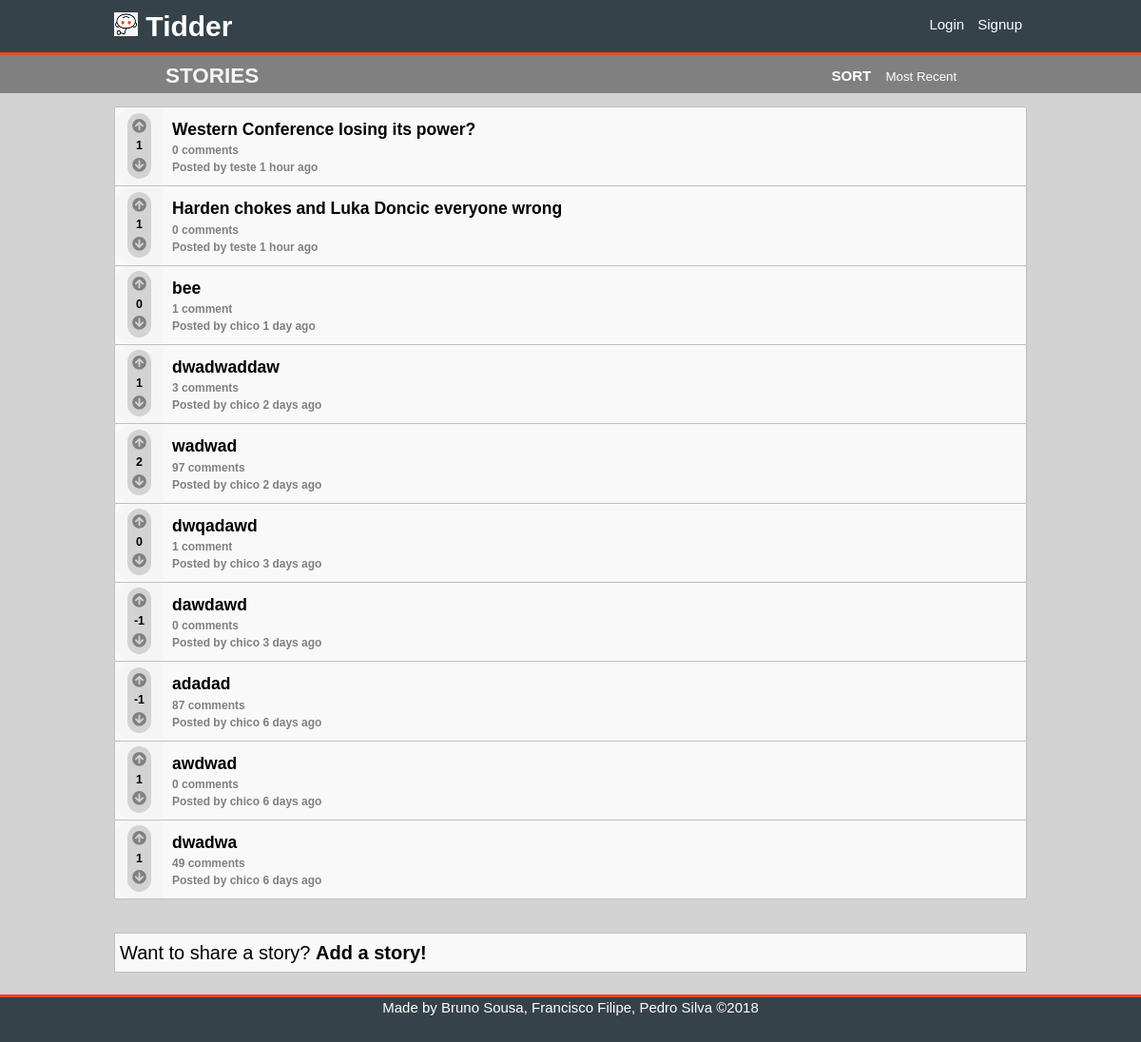
/pages/stories.php, run on the app's committed database.
### tables this page shows
CREATE TABLE opinion (
    opinion_id INTEGER NOT NULL PRIMARY KEY AUTOINCREMENT,
	parent_id INTEGER REFERENCES opinion(opinion_id),
    opinion_title VARCHAR,
    opinion_text VARCHAR NOT NULL,
	posted DATETIME NOT NULL,
    user_id INTEGER NOT NULL REFERENCES user
);

### pages/stories.php (called while the page is built, shortened)
<?php
	include_once('../includes/date.php');
	include_once('../database/db_story.php');
	include_once('../templates/tpl_common.php');
	include_once('../templates/tpl_stories.php');
	$selected = array('false', 'false', 'false', 'false');
	$stories = array_reverse(getAllStories());
	$now = time();
	for($i = 0; $i < count($stories); $i++){
		$stories[$i]['username'] = getUserName($stories[$i]['user_id']);
		$stories[$i]['score'] = getScore($stories[$i]['opinion_id']);
		$stories[$i]['comments']= getNumberComments($stories[$i]['opinion_id']);
	}
	draw_stories($stories,$selected,true);
?>

### database/db_story.php (called while the page is built, shortened)
<?php
	function getAllStories() {
		$db = Database::instance()->db();
		$stmt = $db->prepare('SELECT * FROM opinion WHERE parent_id IS NULL');
		$stmt->execute();
		return $stmt->fetchAll();
	}
?>

### includes/date.php (called while the page is built, shortened)
<?php
	function deltaTime($now, $date){
		$time = strtotime($date);
		$delta = $now - $time;
		if(!floor($delta/86400)){
			$time_word = (floor($delta/3600) == 1 ? ' hour ' : ' hours ');
			return floor($delta/3600).$time_word.'ago';
		}
		if(!floor($delta/2592000)){
			$time_word = (floor($delta/86400) == 1 ? ' day ' : ' days ');
			return floor($delta/86400).$time_word.'ago';
		}
		$time_word = (floor($delta/31104000) == 1 ? ' year ' : ' years ');
		return floor($delta/31104000).$time_word.'ago';
	}
?>

### templates/tpl_stories.php (the view, shortened to what this page needs)
<?php
		function draw_stories($stories, $selected, $not_profile){ ?>
        <section id="stories">
			<header>
			<div class = "container">
				<h2>Stories</h2>
				<form method="post" action="../actions/action_sort_stories.php">
					<label>Sort
						<select name="sort" onchange="this.form.submit()";>
							<option value="0">Most Recent</option>
						</select>
					</label>
				</form >
				</div>
			</header>
		<div class = "container">
			<ol>
			<?php
				foreach($stories as $story)
					draw_story($story);
			?>
			</ol>
		</div>
		<?php if($not_profile){?>
		<footer>
			<p>Want to share a story? <a href="add_story.php">Add a story!</a></p>
		</footer>
		<?php } ?>
		 </section>
		<?php } ?>
	<?php
		function draw_story($story) {
		global $now;
		?>
		<li>
				<article class="story" data-id="<?=$story['opinion_id']?>">
					<div class = "votes-container">
							<div class = "votes">
								<div class="upvote" role="button" data-value="<?=$story['vote']?>"><i class="fas fa-arrow-circle-up"></i></div>
								<h5><?=$story['score']?></h5>
								<div class="downvote" role="button" data-value="<?=$story['vote']?>"><i class="fas fa-arrow-circle-down"></i></div>
							</div>
					</div>
					<div class = "storyinfo">
						<h3><a href="story.php?story_id=<?=$story['opinion_id']?>"><?=$story['opinion_title']?></a></h3>
						<?php if($story['comments'] == 1){ ?>
							<h4><?=$story['comments']?> comment</4>
						<?php } else { ?>
							<h4><?=$story['comments']?> comments</4>
						<?php } ?>
						<h4>Posted by <a href="<?='profile.php?username='.urlencode($story['username'])?>"><?=$story['username']?></a> <?=deltaTime($now, $story['posted'])?></h4>
					</div>
		   </article>
		</li>
    <?php } ?>

### css/style.css (style rules this page uses)
:root { --main-bg-color: #eee; --section-login-bg-color: white; --section-login-border-color: #ddd; --section-login-footer-bg-color: #eef; --button-bg-color: #bbf; --button-hover-bg-color: #aaf; --grey-shade-0: #f9f9f9; --grey-shade-1: #f5f5f5; --grey-shade-2: #d3d3d3; --grey-shade-3: #bebebe; --grey-shade-4: #a9a9a9; --grey-shade-5: #808080; --grey-shade-6: #505050; }
html, body { height: 100%; margin: 0; }
body { font: 15px/1.5 Arial, Helvetica, sans-serif; padding: 0; background-color: var(--grey-shade-2); position: relative; }
.container { width: 80%; margin: 0px auto; overflow: hidden; min-height: 100%; }
body > .wrapper > #stories > header { padding-left: 5%; background-color: var(--grey-shade-5); }
body > .wrapper > #stories > header > .container > h2 { margin: 0; padding-top: 5px; color: var(--grey-shade-1); float: left; text-transform: uppercase; }
body > .wrapper > #stories > header > .container > form { float: right; padding-right: 5%; padding-top: 5px; }
body > .wrapper > #stories > header > .container > form > label { color: white; text-transform: uppercase; font-weight: bold; }
body > .wrapper > #stories > header > .container > form option { background-color: var(--grey-shade-6); }
body > .wrapper > #stories > header > .container > form select { border: none; background-color: inherit; color: white; -webkit-appearance: none; -moz-appearance: none; text-indent: 1px; text-overflow: ''; padding: 10px; }
ol { list-style-type: none; padding: 0; }
article.story { background-color: var(--grey-shade-0); position: relative; min-height: 80px; border-radius: 2px; border: var(--grey-shade-3) 1px solid; margin-top: -1px; }
article.story .votes-container { position: absolute; background-color: var(--grey-shade-1); float: left; width: 50px; bottom: 0.5px; top:0.5px; left:0.5px; border-radius: 15px 0px 0px 15px; }
article.story .votes { background-color: var(--grey-shade-2); width: 50%; margin: 0 auto; margin-top: 5px; display: flex; align-items: center; justify-content: center; flex-direction: column; }
article.story .votes-container h5 { padding: 0; margin: 0; }
article.story .storyinfo { padding: 10px; padding-left: 60px; }
article.story .storyinfo h3 { margin: 0; }
article.story .storyinfo h3 a { color: black; text-decoration: none; }
article.story .storyinfo h4 { color: var(--grey-shade-5); font-size: 12px; margin: 0; }
article.story .storyinfo h4 a { color: var(--grey-shade-5); text-decoration: none; font-size: 12px; }
#stories footer p { background-color: var(--grey-shade-0); margin-left: 10%; margin-right: 10%; font-size: 20px; border: 1px var(--grey-shade-3) solid; padding: 5px; }
#stories footer p a { text-decoration: none; color: black; font-weight: bold; }
.fa-arrow-circle-down, .fa-arrow-circle-up { color: var(--grey-shade-5); }
.upvote { margin:0; padding:0; margin-top: 3px; }
.downvote { margin:0; padding:0; margin-bottom: 3px; }
.votes { border-radius: 15px; }

### data on the page
opinion: score "1", opinion_title "Western Conference losing its power?", comments "0", username "teste", posted "1 hour ago"
opinion: score "1", opinion_title "Harden chokes and Luka Doncic everyone wrong", comments "0", username "teste", posted "1 hour ago"
opinion: score "0", opinion_title "bee", user "1", username "chico", posted "1 day ago"
opinion: user "1", opinion_title "dwadwaddaw", comments "3", username "chico", posted "2 days ago"
opinion: score "2", opinion_title "wadwad", comments "97", username "chico", posted "2 days ago"
opinion: score "0", opinion_title "dwqadawd", user "1", username "chico", posted "3 days ago"
opinion: score "-1", opinion_title "dawdawd", comments "0", username "chico", posted "3 days ago"
opinion: score "-1", opinion_title "adadad", comments "87", username "chico", posted "6 days ago"
opinion: user "1", opinion_title "awdwad", comments "0", username "chico", posted "6 days ago"
opinion: user "1", opinion_title "dwadwa", comments "49", username "chico", posted "6 days ago"
